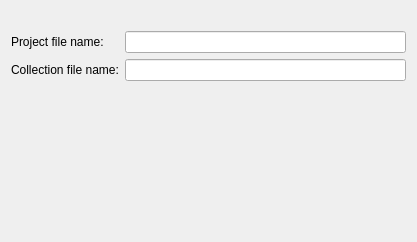
<ui version="4.0" >
 <class>OutputPage</class>
 <widget class="QWidget" name="OutputPage" >
  <property name="geometry" >
   <rect>
    <x>0</x>
    <y>0</y>
    <width>417</width>
    <height>242</height>
   </rect>
  </property>
  <property name="windowTitle" >
   <string>Form</string>
  </property>
  <layout class="QGridLayout" >
   <item row="0" column="1" >
    <spacer>
     <property name="orientation" >
      <enum>Qt::Vertical</enum>
     </property>
     <property name="sizeType" >
      <enum>QSizePolicy::Fixed</enum>
     </property>
     <property name="sizeHint" >
      <size>
       <width>20</width>
       <height>20</height>
      </size>
     </property>
    </spacer>
   </item>
   <item row="1" column="0" >
    <widget class="QLabel" name="label" >
     <property name="sizePolicy" >
      <sizepolicy vsizetype="Preferred" hsizetype="Preferred" >
       <horstretch>0</horstretch>
       <verstretch>0</verstretch>
      </sizepolicy>
     </property>
     <property name="text" >
      <string>Project file name:</string>
     </property>
    </widget>
   </item>
   <item row="1" column="1" >
    <widget class="QLineEdit" name="projectLineEdit" >
     <property name="sizePolicy" >
      <sizepolicy vsizetype="Fixed" hsizetype="Expanding" >
       <horstretch>0</horstretch>
       <verstretch>0</verstretch>
      </sizepolicy>
     </property>
    </widget>
   </item>
   <item row="2" column="0" >
    <widget class="QLabel" name="label_2" >
     <property name="sizePolicy" >
      <sizepolicy vsizetype="Preferred" hsizetype="Preferred" >
       <horstretch>0</horstretch>
       <verstretch>0</verstretch>
      </sizepolicy>
     </property>
     <property name="text" >
      <string>Collection file name:</string>
     </property>
    </widget>
   </item>
   <item row="2" column="1" >
    <widget class="QLineEdit" name="collectionLineEdit" >
     <property name="sizePolicy" >
      <sizepolicy vsizetype="Fixed" hsizetype="Expanding" >
       <horstretch>0</horstretch>
       <verstretch>0</verstretch>
      </sizepolicy>
     </property>
    </widget>
   </item>
   <item row="3" column="1" >
    <spacer>
     <property name="orientation" >
      <enum>Qt::Vertical</enum>
     </property>
     <property name="sizeHint" >
      <size>
       <width>20</width>
       <height>20</height>
      </size>
     </property>
    </spacer>
   </item>
  </layout>
 </widget>
 <resources/>
 <connections/>
</ui>
